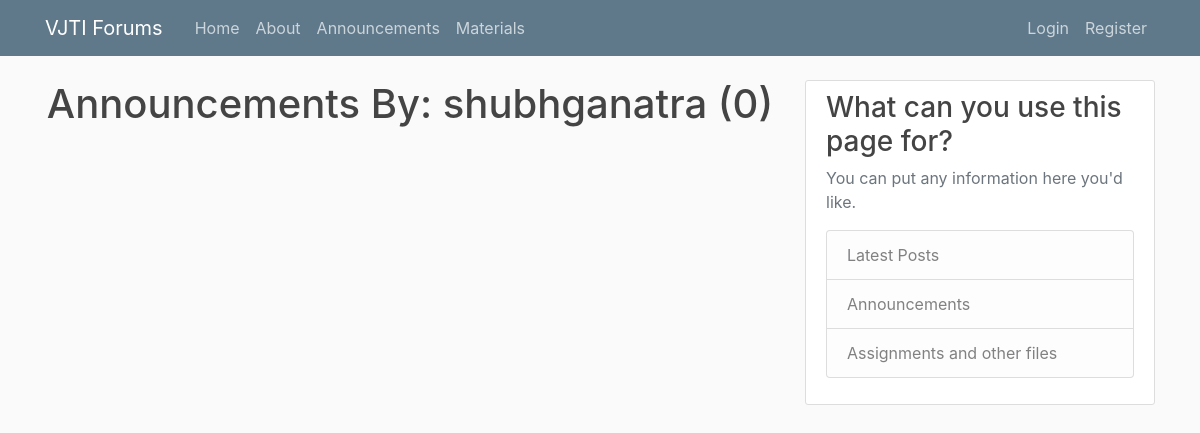
Before: /notifs/user/shubhganatra/notifs with the older database file.
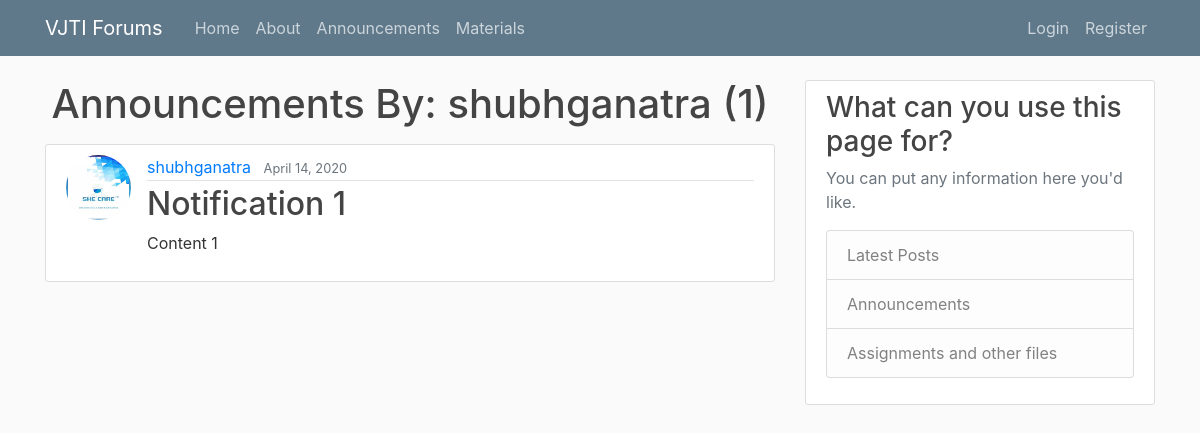
After: the same page with the newer database file.
### notifs/models.py (models this page shows, shortened)
class Notif(models.Model):
    title=models.CharField(max_length=150)
    content=models.TextField(max_length=1500)
    date_posted=models.DateTimeField(default=timezone.now)
    author=models.ForeignKey(User, on_delete=models.CASCADE)

### users/models.py (models this page shows, shortened)
class Profile(models.Model):
    user=models.OneToOneField(User, on_delete=models.CASCADE)
    image=models.ImageField(default='default.jpg',upload_to='profile_pics')

### notifs/views.py (the view)
# urls.py: path('user/<str:username>/notifs', UserNotifListView.as_view(), name='user-notifs'),
class UserNotifListView(ListView):
    model= Notif
    template_name='notifs/user_notifs.html'
    context_object_name='notifs'
    ordering=['-date_posted']
    paginate_by=5
    def get_queryset(self):
        user= get_object_or_404(User, username=self.kwargs.get('username'))
        return Notif.objects.filter(author=user).order_by('-date_posted')

### blog/templates/notifs/user_notifs.html (shortened to what this page needs)
{% extends "blog/base.html" %}
{% block content %}
  <h1 class='mb-3' align='center'>Announcements By: {{ view.kwargs.username }} ({{ page_obj.paginator.count }})</h1>
  {% for notif in notifs %}
    <article class="media content-section">
      <img class="rounded-circle article-img" src="{{ notif.author.profile.image.url }}">
      <div class="media-body">
        <div class="article-metadata">
          <a class="mr-2" href="{% url 'user-notifs' notif.author.username %}">{{ notif.author }}</a>
          <small class="text-muted">{{ notif.date_posted|date:"F d, Y" }}</small>
        </div>
        <h2><a class="article-title" href="{% url 'notifs-detail' notif.id %}">{{ notif.title }}</a></h2>
        <p class="article-content">{{ notif.content }}</p>
      </div>
    </article>
  {% endfor %}
{% endblock content %}

Changed rows visible on the page:
added Notif: author.profile.image (picture), author "shubhganatra", date_posted "April 14, 2020", title "Notification 1", content "Content 1"
Other visible differences:
{{ page_obj.paginator.count }}: "0" → "1"
